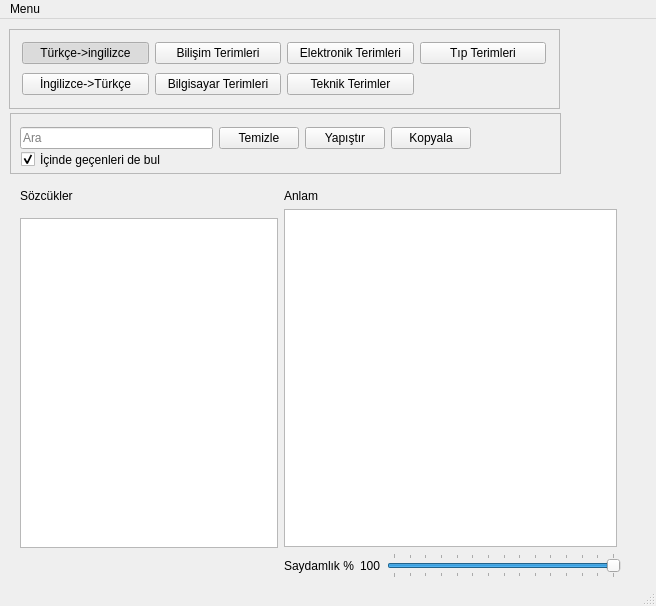
<?xml version="1.0" encoding="UTF-8"?>
<ui version="4.0">
 <class>MainWindow</class>
 <widget class="QMainWindow" name="MainWindow">
  <property name="geometry">
   <rect>
    <x>0</x>
    <y>0</y>
    <width>656</width>
    <height>606</height>
   </rect>
  </property>
  <property name="windowTitle">
   <string>MainWindow</string>
  </property>
  <widget class="QWidget" name="centralwidget">
   <widget class="QPushButton" name="pushButton">
    <property name="geometry">
     <rect>
      <x>570</x>
      <y>10</y>
      <width>71</width>
      <height>61</height>
     </rect>
    </property>
    <property name="text">
     <string/>
    </property>
    <property name="iconSize">
     <size>
      <width>51</width>
      <height>51</height>
     </size>
    </property>
    <property name="autoDefault">
     <bool>false</bool>
    </property>
    <property name="flat">
     <bool>true</bool>
    </property>
   </widget>
   <widget class="QWidget" name="gridLayoutWidget_2">
    <property name="geometry">
     <rect>
      <x>20</x>
      <y>170</y>
      <width>601</width>
      <height>389</height>
     </rect>
    </property>
    <layout class="QGridLayout" name="gridLayout_2">
     <item row="0" column="1">
      <widget class="QLabel" name="label_4">
       <property name="text">
        <string>Anlam</string>
       </property>
      </widget>
     </item>
     <item row="2" column="1">
      <layout class="QHBoxLayout" name="horizontalLayout">
       <item>
        <widget class="QLabel" name="label_2">
         <property name="text">
          <string>Saydamlık %</string>
         </property>
        </widget>
       </item>
       <item>
        <widget class="QLabel" name="label">
         <property name="text">
          <string>100</string>
         </property>
        </widget>
       </item>
       <item>
        <widget class="QSlider" name="opacitySlider">
         <property name="minimum">
          <number>30</number>
         </property>
         <property name="maximum">
          <number>100</number>
         </property>
         <property name="singleStep">
          <number>5</number>
         </property>
         <property name="pageStep">
          <number>5</number>
         </property>
         <property name="value">
          <number>100</number>
         </property>
         <property name="orientation">
          <enum>Qt::Horizontal</enum>
         </property>
         <property name="invertedAppearance">
          <bool>false</bool>
         </property>
         <property name="invertedControls">
          <bool>false</bool>
         </property>
         <property name="tickPosition">
          <enum>QSlider::TicksBothSides</enum>
         </property>
        </widget>
       </item>
      </layout>
     </item>
     <item row="1" column="0">
      <widget class="QListWidget" name="relatedList">
       <property name="sizePolicy">
        <sizepolicy hsizetype="Minimum" vsizetype="Expanding">
         <horstretch>0</horstretch>
         <verstretch>0</verstretch>
        </sizepolicy>
       </property>
       <property name="minimumSize">
        <size>
         <width>258</width>
         <height>330</height>
        </size>
       </property>
       <property name="maximumSize">
        <size>
         <width>393</width>
         <height>319</height>
        </size>
       </property>
       <property name="styleSheet">
        <string notr="true">width:10px</string>
       </property>
       <property name="autoScroll">
        <bool>false</bool>
       </property>
       <property name="autoScrollMargin">
        <number>16</number>
       </property>
       <property name="tabKeyNavigation">
        <bool>true</bool>
       </property>
       <property name="movement">
        <enum>QListView::Static</enum>
       </property>
       <property name="resizeMode">
        <enum>QListView::Fixed</enum>
       </property>
      </widget>
     </item>
     <item row="0" column="0">
      <widget class="QLabel" name="label_3">
       <property name="text">
        <string>Sözcükler</string>
       </property>
      </widget>
     </item>
     <item row="1" column="1">
      <widget class="QTextBrowser" name="resultsBox">
       <property name="sizePolicy">
        <sizepolicy hsizetype="Minimum" vsizetype="Expanding">
         <horstretch>0</horstretch>
         <verstretch>0</verstretch>
        </sizepolicy>
       </property>
       <property name="minimumSize">
        <size>
         <width>0</width>
         <height>0</height>
        </size>
       </property>
       <property name="maximumSize">
        <size>
         <width>333</width>
         <height>16777215</height>
        </size>
       </property>
      </widget>
     </item>
    </layout>
   </widget>
   <widget class="QFrame" name="frame">
    <property name="geometry">
     <rect>
      <x>9</x>
      <y>10</y>
      <width>551</width>
      <height>80</height>
     </rect>
    </property>
    <property name="statusTip">
     <string>Arama yapılacak kategori</string>
    </property>
    <property name="frameShape">
     <enum>QFrame::StyledPanel</enum>
    </property>
    <property name="frameShadow">
     <enum>QFrame::Raised</enum>
    </property>
    <widget class="QWidget" name="gridLayoutWidget">
     <property name="geometry">
      <rect>
       <x>13</x>
       <y>10</y>
       <width>524</width>
       <height>61</height>
      </rect>
     </property>
     <layout class="QGridLayout" name="gridLayout">
      <item row="1" column="2">
       <widget class="QPushButton" name="pushButtonTeknikTerimler">
        <property name="text">
         <string>Teknik Terimler</string>
        </property>
        <property name="checkable">
         <bool>true</bool>
        </property>
       </widget>
      </item>
      <item row="0" column="0">
       <widget class="QPushButton" name="pushButtonTurkceIngilizce">
        <property name="text">
         <string>Türkçe-&gt;ingilizce</string>
        </property>
        <property name="checkable">
         <bool>true</bool>
        </property>
        <property name="checked">
         <bool>true</bool>
        </property>
       </widget>
      </item>
      <item row="0" column="3">
       <widget class="QPushButton" name="pushButtonTipTerimleri">
        <property name="text">
         <string>Tıp Terimleri</string>
        </property>
        <property name="checkable">
         <bool>true</bool>
        </property>
       </widget>
      </item>
      <item row="1" column="1">
       <widget class="QPushButton" name="pushButtonBilgisayarTerimleri">
        <property name="styleSheet">
         <string notr="true"/>
        </property>
        <property name="text">
         <string>Bilgisayar Terimleri</string>
        </property>
        <property name="checkable">
         <bool>true</bool>
        </property>
       </widget>
      </item>
      <item row="1" column="0">
       <widget class="QPushButton" name="pushButtonIngilizceTurkce">
        <property name="text">
         <string>İngilizce-&gt;Türkçe</string>
        </property>
        <property name="checkable">
         <bool>true</bool>
        </property>
       </widget>
      </item>
      <item row="0" column="1">
       <widget class="QPushButton" name="pushButtonBilisimTerimleri">
        <property name="text">
         <string>Bilişim Terimleri</string>
        </property>
        <property name="checkable">
         <bool>true</bool>
        </property>
        <property name="default">
         <bool>false</bool>
        </property>
        <property name="flat">
         <bool>false</bool>
        </property>
       </widget>
      </item>
      <item row="0" column="2">
       <widget class="QPushButton" name="pushButtonElektronikTerimleri">
        <property name="text">
         <string>Elektronik Terimleri</string>
        </property>
        <property name="checkable">
         <bool>true</bool>
        </property>
       </widget>
      </item>
     </layout>
    </widget>
   </widget>
   <widget class="QFrame" name="frame_2">
    <property name="geometry">
     <rect>
      <x>10</x>
      <y>94</y>
      <width>551</width>
      <height>61</height>
     </rect>
    </property>
    <property name="frameShape">
     <enum>QFrame::StyledPanel</enum>
    </property>
    <property name="frameShadow">
     <enum>QFrame::Raised</enum>
    </property>
    <widget class="QWidget" name="horizontalLayoutWidget_2">
     <property name="geometry">
      <rect>
       <x>10</x>
       <y>10</y>
       <width>451</width>
       <height>31</height>
      </rect>
     </property>
     <layout class="QHBoxLayout" name="horizontalLayout_2">
      <item>
       <widget class="QLineEdit" name="searchBox">
        <property name="focusPolicy">
         <enum>Qt::StrongFocus</enum>
        </property>
        <property name="toolTip">
         <string>Aramanızı buraya yazın, yapıştırın ya da sürükleyip bırakın</string>
        </property>
        <property name="statusTip">
         <string>Aramanızı buraya yazın, yapıştırın ya da sürükleyip bırakın</string>
        </property>
        <property name="whatsThis">
         <string/>
        </property>
        <property name="layoutDirection">
         <enum>Qt::LeftToRight</enum>
        </property>
        <property name="text">
         <string/>
        </property>
        <property name="dragEnabled">
         <bool>false</bool>
        </property>
        <property name="placeholderText">
         <string>Ara</string>
        </property>
       </widget>
      </item>
      <item>
       <widget class="QPushButton" name="clearButton">
        <property name="text">
         <string>Temizle</string>
        </property>
       </widget>
      </item>
      <item>
       <widget class="QPushButton" name="pushButton_3">
        <property name="text">
         <string>Yapıştır</string>
        </property>
       </widget>
      </item>
      <item>
       <widget class="QPushButton" name="pushButton_2">
        <property name="text">
         <string>Kopyala</string>
        </property>
       </widget>
      </item>
     </layout>
    </widget>
    <widget class="QCheckBox" name="findIncludings">
     <property name="geometry">
      <rect>
       <x>11</x>
       <y>36</y>
       <width>171</width>
       <height>21</height>
      </rect>
     </property>
     <property name="text">
      <string>İçinde geçenleri de bul</string>
     </property>
     <property name="checked">
      <bool>true</bool>
     </property>
    </widget>
   </widget>
   <zorder>frame_2</zorder>
   <zorder>frame</zorder>
   <zorder>pushButton</zorder>
   <zorder>gridLayoutWidget_2</zorder>
  </widget>
  <widget class="QMenuBar" name="menubar">
   <property name="geometry">
    <rect>
     <x>0</x>
     <y>0</y>
     <width>656</width>
     <height>20</height>
    </rect>
   </property>
   <widget class="QMenu" name="menuMenu">
    <property name="title">
     <string>Menu</string>
    </property>
    <widget class="QMenu" name="menuG_r_n_m">
     <property name="title">
      <string>Görünüm</string>
     </property>
     <addaction name="actionWindows"/>
     <addaction name="actionPlastique"/>
     <addaction name="actionOxygen"/>
     <addaction name="actionCleanlooks"/>
     <addaction name="actionBespin"/>
     <addaction name="actionCDE"/>
     <addaction name="actionGTK"/>
     <addaction name="actionQtcurve"/>
     <addaction name="actionMotif"/>
    </widget>
    <addaction name="menuG_r_n_m"/>
    <addaction name="actionHide"/>
    <addaction name="actionExit"/>
    <addaction name="actionShow"/>
   </widget>
   <addaction name="menuMenu"/>
  </widget>
  <widget class="QStatusBar" name="statusbar"/>
  <action name="actionWindows">
   <property name="text">
    <string>Windows</string>
   </property>
  </action>
  <action name="actionPlastique">
   <property name="text">
    <string>Plastique</string>
   </property>
  </action>
  <action name="actionOxygen">
   <property name="text">
    <string>Oxygen</string>
   </property>
  </action>
  <action name="actionCleanlooks">
   <property name="text">
    <string>Cleanlooks</string>
   </property>
  </action>
  <action name="actionBespin">
   <property name="text">
    <string>Bespin</string>
   </property>
  </action>
  <action name="actionCDE">
   <property name="text">
    <string>CDE</string>
   </property>
  </action>
  <action name="actionGTK">
   <property name="text">
    <string>GTK</string>
   </property>
  </action>
  <action name="actionQtcurve">
   <property name="text">
    <string>Qtcurve</string>
   </property>
  </action>
  <action name="actionMotif">
   <property name="text">
    <string>Motif</string>
   </property>
  </action>
  <action name="actionExit">
   <property name="text">
    <string>Çıkış</string>
   </property>
  </action>
  <action name="actionHide">
   <property name="text">
    <string>Gizle</string>
   </property>
  </action>
  <action name="actionShow">
   <property name="text">
    <string>Göster</string>
   </property>
  </action>
 </widget>
 <tabstops>
  <tabstop>clearButton</tabstop>
  <tabstop>pushButton</tabstop>
 </tabstops>
 <resources/>
 <connections>
  <connection>
   <sender>clearButton</sender>
   <signal>clicked()</signal>
   <receiver>searchBox</receiver>
   <slot>clear()</slot>
   <hints>
    <hint type="sourcelabel">
     <x>387</x>
     <y>126</y>
    </hint>
    <hint type="destinationlabel">
     <x>216</x>
     <y>125</y>
    </hint>
   </hints>
  </connection>
  <connection>
   <sender>pushButton</sender>
   <signal>clicked()</signal>
   <receiver>MainWindow</receiver>
   <slot>closeApplication()</slot>
   <hints>
    <hint type="sourcelabel">
     <x>540</x>
     <y>70</y>
    </hint>
    <hint type="destinationlabel">
     <x>599</x>
     <y>447</y>
    </hint>
   </hints>
  </connection>
  <connection>
   <sender>relatedList</sender>
   <signal>itemSelectionChanged()</signal>
   <receiver>MainWindow</receiver>
   <slot>relatedSelected()</slot>
   <hints>
    <hint type="sourcelabel">
     <x>131</x>
     <y>339</y>
    </hint>
    <hint type="destinationlabel">
     <x>136</x>
     <y>450</y>
    </hint>
   </hints>
  </connection>
  <connection>
   <sender>opacitySlider</sender>
   <signal>valueChanged(int)</signal>
   <receiver>label</receiver>
   <slot>setNum(int)</slot>
   <hints>
    <hint type="sourcelabel">
     <x>608</x>
     <y>515</y>
    </hint>
    <hint type="destinationlabel">
     <x>378</x>
     <y>515</y>
    </hint>
   </hints>
  </connection>
  <connection>
   <sender>pushButton_3</sender>
   <signal>clicked()</signal>
   <receiver>searchBox</receiver>
   <slot>paste()</slot>
   <hints>
    <hint type="sourcelabel">
     <x>416</x>
     <y>114</y>
    </hint>
    <hint type="destinationlabel">
     <x>280</x>
     <y>111</y>
    </hint>
   </hints>
  </connection>
  <connection>
   <sender>pushButton_2</sender>
   <signal>clicked()</signal>
   <receiver>searchBox</receiver>
   <slot>selectAll()</slot>
   <hints>
    <hint type="sourcelabel">
     <x>504</x>
     <y>114</y>
    </hint>
    <hint type="destinationlabel">
     <x>180</x>
     <y>110</y>
    </hint>
   </hints>
  </connection>
  <connection>
   <sender>pushButton_2</sender>
   <signal>clicked()</signal>
   <receiver>searchBox</receiver>
   <slot>copy()</slot>
   <hints>
    <hint type="sourcelabel">
     <x>486</x>
     <y>116</y>
    </hint>
    <hint type="destinationlabel">
     <x>165</x>
     <y>117</y>
    </hint>
   </hints>
  </connection>
 </connections>
 <slots>
  <slot>closeApplication()</slot>
  <slot>relatedSelected()</slot>
  <slot>setCategory()</slot>
 </slots>
</ui>
